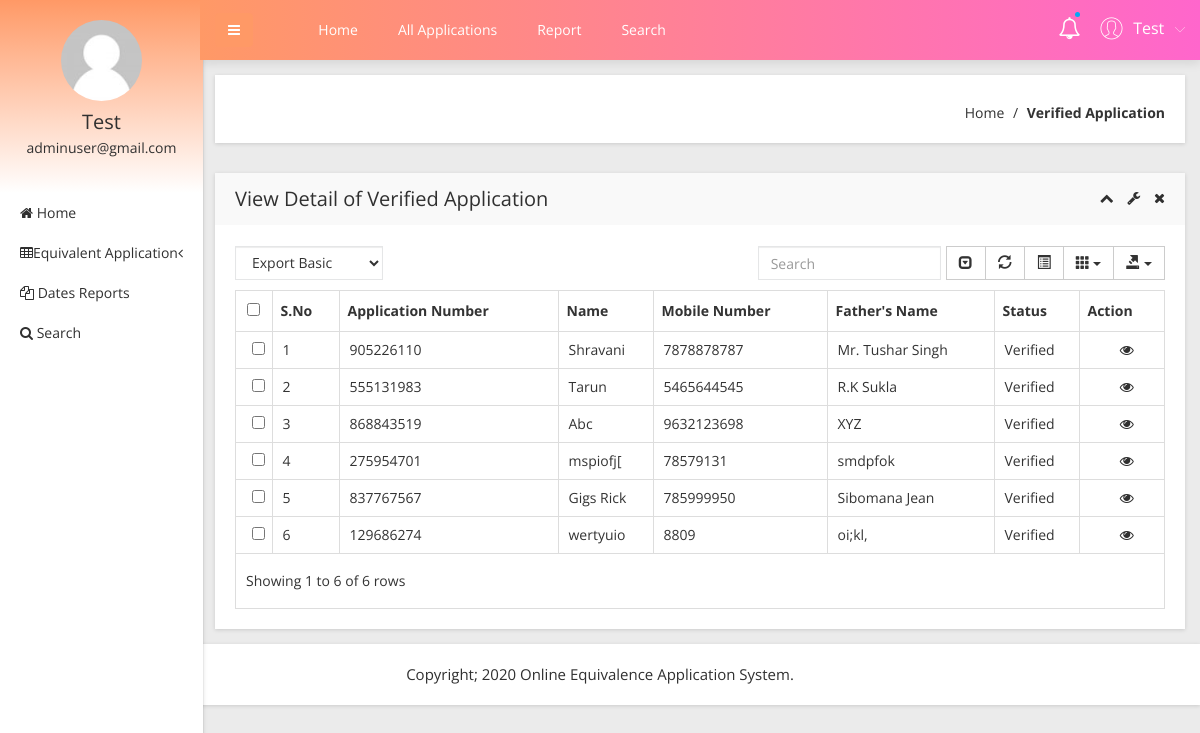
The app's page /admin/verified-birth-application.php (signed in) with its own data.
### tables this page shows
CREATE TABLE `tblapplication` (
  `ID` int(10) NOT NULL,
  `UserID` int(5) NOT NULL,
  `ApplicationID` varchar(200) DEFAULT NULL,
  `DateofBirth` varchar(200) DEFAULT NULL,
  `Gender` varchar(50) DEFAULT NULL,
  `FullName` varchar(200) DEFAULT NULL,
  `PlaceofBirth` varchar(200) DEFAULT NULL,
  `NameofFather` varchar(200) DEFAULT NULL,
  `PermanentAdd` mediumtext DEFAULT NULL,
  `PostalAdd` mediumtext DEFAULT NULL,
  `MobileNumber` bigint(10) DEFAULT NULL,
  `Email` varchar(200) DEFAULT NULL,
  `Dateofapply` timestamp NULL DEFAULT current_timestamp(),
  `Remark` varchar(200) DEFAULT NULL,
  `Status` varchar(50) DEFAULT NULL,
  `UpdationDate` timestamp NULL DEFAULT NULL ON UPDATE current_timestamp()
);

### admin/verified-birth-application.php (the view, shortened to what this page needs)
<?php
include('includes/dbconnection.php');
if (strlen($_SESSION['obcsaid']==0)) {
  header('location:logout.php');
  } else{
  ?>
<!doctype html>
<html class="no-js" lang="en">
<head>
    <link rel="stylesheet" href="css/bootstrap.min.css">
    <link rel="stylesheet" href="css/font-awesome.min.css">
    <link rel="stylesheet" href="css/adminpro-custon-icon.css">
    <link rel="stylesheet" href="css/meanmenu.min.css">
    <link rel="stylesheet" href="css/jquery.mCustomScrollbar.min.css">
    <link rel="stylesheet" href="css/animate.css">
    <link rel="stylesheet" href="css/data-table/bootstrap-table.css">
    <link rel="stylesheet" href="css/data-table/bootstrap-editable.css">
    <link rel="stylesheet" href="css/normalize.css">
    <link rel="stylesheet" href="css/c3.min.css">
    <link rel="stylesheet" href="style.css">
    <link rel="stylesheet" href="css/responsive.css">
</head>
<body class="materialdesign">
    <div class="wrapper-pro">
      <?php include_once('includes/sidebar.php');?>
        <?php include_once('includes/header.php');?>
            <div class="breadcome-area mg-b-30 small-dn">
                <div class="container-fluid">
                    <div class="row">
                        <div class="col-lg-12">
                            <div class="breadcome-list shadow-reset">
                                <div class="row">
                                    <div class="col-lg-12">
                                        <ul class="breadcome-menu">
                                            <li><a href="dashboard.php">Home</a> <span class="bread-slash">/</span>
                                            </li>
                                            <li><span class="bread-blod">Verified Application</span>
                                            </li>
                                        </ul>
                                    </div>
                                </div>
                            </div>
                        </div>
                    </div>
                </div>
            </div>
            <div class="data-table-area mg-b-15">
                <div class="container-fluid">
                    <div class="row">
                        <div class="col-lg-12">
                            <div class="sparkline13-list shadow-reset">
                                <div class="sparkline13-hd">
                                    <div class="main-sparkline13-hd">
                                        <h1>View <span class="table-project-n">Detail of</span> Verified Application</h1>
                                        <div class="sparkline13-outline-icon">
                                            <span class="sparkline13-collapse-link"><i class="fa fa-chevron-up"></i></span>
                                            <span><i class="fa fa-wrench"></i></span>
                                            <span class="sparkline13-collapse-close"><i class="fa fa-times"></i></span>
                                        </div>
                                    </div>
                                </div>
                                <div class="sparkline13-graph">
                                    <div class="datatable-dashv1-list custom-datatable-overright">
                                        <div id="toolbar">
                                            <select class="form-control">
                                                <option value="">Export Basic</option>
                                            </select>
                                        </div>
                                        <table id="table" data-toggle="table" data-pagination="true" data-search="true" data-show-columns="true" data-show-pagination-switch="true" data-show-refresh="true" data-key-events="true" data-show-toggle="true" data-resizable="true" data-cookie="true" data-cookie-id-table="saveId" data-show-export="true" data-click-to-select="true" data-toolbar="#toolbar">
                                            <thead>
                                                <tr>
                                                    <th>S.No</th>
                                                    <th>Application Number</th>
                                                    <th>Name</th>
                                                    <th >Mobile Number</th>
                                                    <th>Father's Name</th>
                                                    <th>Status</th>
                                                    <th data-field="action">Action</th>
                                                </tr>
                                            </thead>
                                            <tbody>
                                              <?php
$sql="SELECT * from tblapplication where Status='Verified'";
$query = $dbh -> prepare($sql);
$query->execute();
$results=$query->fetchAll(PDO::FETCH_OBJ);
$cnt=1;
if($query->rowCount() > 0)
{
foreach($results as $row)
{               ?>
                                                <tr>
                                                    <td><?php echo htmlentities($cnt);?></td>
                                                    <td><?php  echo htmlentities($row->ApplicationID);?></td>
                                                    <td><?php  echo htmlentities($row->FullName);?></td>
                                                   <td><?php  echo htmlentities($row->MobileNumber);?></td>
                                                    <td><?php  echo htmlentities($row->NameofFather);?></td>
                                                  <?php if($row->Status==""){ ?>
                     <td><?php echo "Still Pending"; ?></td>
<?php } else { ?>                  <td><?php  echo htmlentities($row->Status);?>
                  </td>
                  <?php } ?>
                                                    <td class="datatable-ct"><a href="view-application-detail.php?viewid=<?php echo htmlentities ($row->ID);?>"><i class="fa fa-eye" aria-hidden="true"></i></a>
                                                    </td>
                                                </tr>
                                             <?php $cnt=$cnt+1;}} ?>
                                            </tbody>
                                        </table>
                                    </div>
                                </div>
                            </div>
                        </div>
                    </div>
                </div>
            </div>
        </div>
    </div>
  <?php include_once('includes/footer.php');?>
</body>
</html><?php }  ?>

### admin/includes/sidebar.php (shortened to what this page needs)
     <?php
include('includes/dbconnection.php');
if (strlen($_SESSION['obcsaid']==0)) {
  header('location:logout.php');
  } else{
  ?>
  <div class="left-sidebar-pro">
            <nav id="sidebar">
                <div class="sidebar-header">
                    <a href="#"><img src="img/message/avatar.jpg" alt="" /></a>
                    <?php
                        $aid=$_SESSION['obcsaid'];
                        $sql="SELECT AdminName,Email from  tbladmin where ID=:aid";
                        $query = $dbh -> prepare($sql);
                        $query->bindParam(':aid',$aid,PDO::PARAM_STR);
                        $query->execute();
                        $results=$query->fetchAll(PDO::FETCH_OBJ);
                        $cnt=1;
                        if($query->rowCount() > 0)
                        {
                        foreach($results as $row)
                        {               ?>
                    <h3> <?php  echo $row->AdminName;?></h3>
                    <p> <?php  echo $row->Email;?></p>
                  <?php $cnt=$cnt+1;}} ?>
                </div>
                <div class="left-custom-menu-adp-wrap">
                    <ul class="nav navbar-nav left-sidebar-menu-pro">
                        <li class="nav-item">
                            <a href="dashboard.php" role="button" aria-expanded="false"><i class="fa big-icon fa-home"></i> <span class="mini-dn">Home</span> </a>
                        </li>
                        <li class="nav-item"><a href="#" data-toggle="dropdown" role="button" aria-expanded="false" class="nav-link dropdown-toggle"><i class="fa big-icon fa-table"></i><span class="mini-dn">Equivalent Application </span> <span class="indicator-right-menu mini-dn"><i class="fa indicator-mn fa-angle-left"></i></span></a>
                        </li>
                        <li class="nav-item">
                            <a href="between-dates-report.php" role="button" aria-expanded="false"><i class="fa big-icon fa-files-o"></i> <span class="mini-dn">Dates Reports</span> </a>
                        </li>
                        <li class="nav-item">
                            <a href="search.php" role="button" aria-expanded="false"><i class="fa fa-search"></i> <span class="mini-dn">Search</span> </a>
                        </li>
                    </ul>
                </div>
            </nav>
        </div>
        <?php }  ?>

### admin/includes/header.php (shortened to what this page needs)
      <?php
include('includes/dbconnection.php');
if (strlen($_SESSION['obcsaid']==0)) {
  header('location:logout.php');
  } else{
  ?>
 <div class="content-inner-all">
            <div class="header-top-area">
                <div class="fixed-header-top">
                    <div class="container-fluid">
                        <div class="row">
                            <div class="col-lg-1 col-md-6 col-sm-6 col-xs-12">
                                <button type="button" id="sidebarCollapse" class="btn bar-button-pro header-drl-controller-btn btn-info navbar-btn">
                                    <i class="fa fa-bars"></i>
                                </button>
                            </div>
                            <div class="col-lg-6 col-md-1 col-sm-1 col-xs-12">
                                <div class="header-top-menu tabl-d-n">
                                    <ul class="nav navbar-nav mai-top-nav">
                                        <li class="nav-item"><a href="dashboard.php" class="nav-link">Home</a>
                                        </li>
                                        <li class="nav-item"><a href="all-birth-application.php" class="nav-link">All Applications</a>
                                        </li>
                                        <li class="nav-item"><a href="between-dates-report.php" class="nav-link">Report</a>
                                        </li>
                                        <li class="nav-item"><a href="search.php" class="nav-link">Search</a>
                                        </li>
                                    </ul>
                                </div>
                            </div>
                            <div class="col-lg-5 col-md-5 col-sm-6 col-xs-12">
                                <div class="header-right-info">
                                    <ul class="nav navbar-nav mai-top-nav header-right-menu">
                                        <li class="nav-item">
                                            <a href="new-birth-application.php" data-toggle="dropdown" role="button" aria-expanded="false" class="nav-link dropdown-toggle"><i class="fa fa-bell-o" aria-hidden="true"></i><span class="indicator-nt"></span></a>
                                        </li>
                                        <li class="nav-item">
                                            <a href="#" data-toggle="dropdown" role="button" aria-expanded="false" class="nav-link dropdown-toggle">
                                                <?php
$aid=$_SESSION['obcsaid'];
$sql="SELECT AdminName,Email from  tbladmin where ID=:aid";
$query = $dbh -> prepare($sql);
$query->bindParam(':aid',$aid,PDO::PARAM_STR);
$query->execute();
$results=$query->fetchAll(PDO::FETCH_OBJ);
$cnt=1;
if($query->rowCount() > 0)
{
foreach($results as $row)
{               ?>
                                                <span class="adminpro-icon adminpro-user-rounded header-riht-inf"></span>
                                                <span class="admin-name"><?php  echo $row->AdminName;?></span>
                                                <span class="author-project-icon adminpro-icon adminpro-down-arrow"></span><?php $cnt=$cnt+1;}} ?>
                                            </a>
                                        </li>
                                    </ul>
                                </div>
                            </div>
                        </div>
                    </div>
                </div>
            </div><?php }  ?>

### records on screen
tblapplication: ApplicationID "905226110", FullName "Shravani", MobileNumber "7878878787", NameofFather "Mr. Tushar Singh", Status "Verified"
tblapplication: ApplicationID "555131983", FullName "Tarun", MobileNumber "5465644545", NameofFather "R.K Sukla", Status "Verified"
tblapplication: ApplicationID "868843519", FullName "Abc", MobileNumber "9632123698", NameofFather "XYZ", Status "Verified"
tblapplication: ApplicationID "275954701", FullName "mspiofj[", MobileNumber "78579131", NameofFather "smdpfok", Status "Verified"
tblapplication: ApplicationID "837767567", FullName "Gigs Rick", MobileNumber "785999950", NameofFather "Sibomana Jean", Status "Verified"
tblapplication: ApplicationID "129686274", FullName "wertyuio", MobileNumber "8809", NameofFather "oi;kl,", Status "Verified"

### other values on screen
$row->AdminName "Test"
$row->Email "adminuser@gmail.com"
